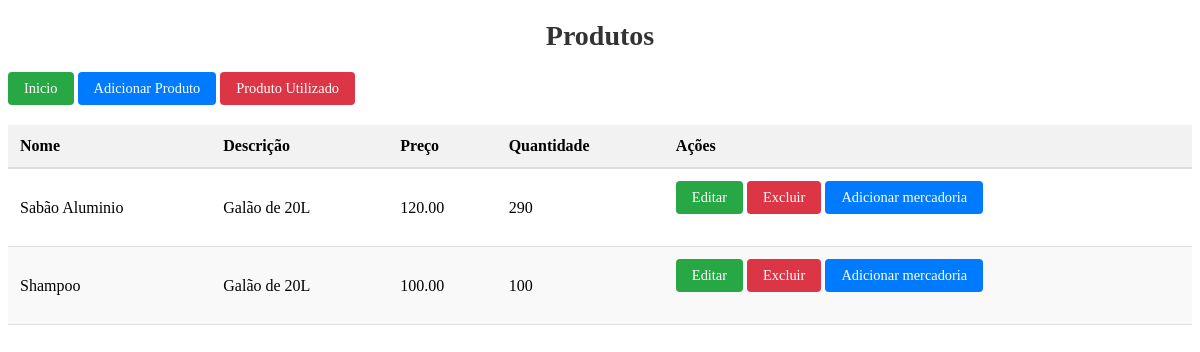
The app's page /produto/ (signed in), older data.
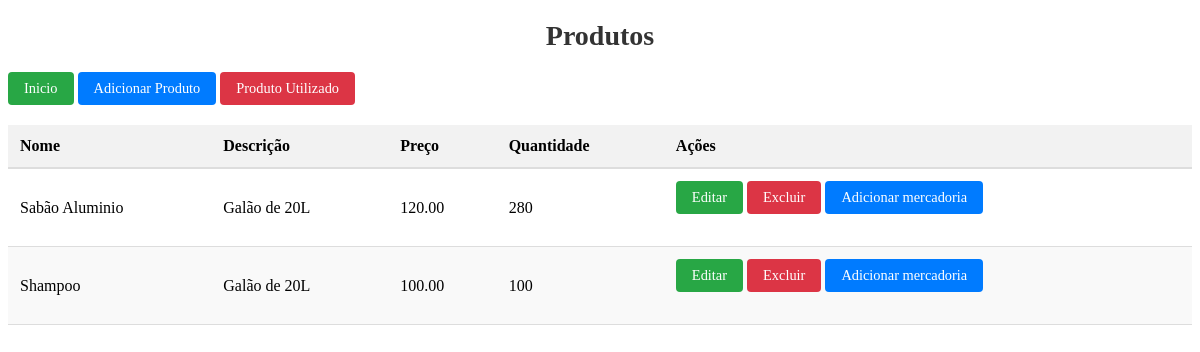
The same page, newer data.
### produto/models.py (models this page shows, shortened)
class Produto(models.Model):
    user = models.ForeignKey(User, on_delete=models.CASCADE, related_name='produtos')
    nome = models.CharField(max_length=100)
    descricao = models.TextField(blank=True)
    preco = models.DecimalField(max_digits=10, decimal_places=2)
    quantidade = models.PositiveIntegerField(default=0)

### produto/views.py (the view)
# urls.py: path('', views.listar_produto, name='listar_produto'),
@login_required
def listar_produto(request):
    produtos = Produto.objects.all()
    return render(request, 'listar_produto.html', {'produtos': produtos})

### produto/templates/listar_produto.html (shortened to what this page needs)
<!DOCTYPE html>
<html lang="en">
<head>
    {% load static %}
    <link rel="stylesheet" href="{% static 'css/listar_carro.css' %}">
</head>
<body>
    <h1>Produtos</h1>
    <a href="{% url 'plataforma' %}" class="btn-acao editar">Inicio</a>
    <a href="{% url 'adicionar_produto' %}" class="btn-acao aprovar">Adicionar Produto</a>
    <a href="{% url 'registrar_gasto_produto' %}" class="btn-acao excluir">Produto Utilizado</a>
    <table>
        <thead>
            <tr>
                <th>Nome</th>
                <th>Descrição</th>
                <th>Preço</th>
                <th>Quantidade</th>
                <th>Ações</th>
            </tr>
        </thead>
        <tbody>
            {% for produto in produtos %}
            <tr>
                <td>{{ produto.nome }}</td>
                <td>{{ produto.descricao }}</td>
                <td>{{ produto.preco }}</td>
                <td>{{ produto.quantidade }}</td>
                <td>
                    <a href="{% url 'editar_produto' produto.pk %}" class="btn-acao editar">Editar</a>
                    <a href="{% url 'excluir_produto' produto.pk %}" class="btn-acao excluir">Excluir</a>
                    <a href="{% url 'somar_produto' produto.pk %}" class="btn-acao aprovar">Adicionar mercadoria</a>
                </td>
            </tr>
            {% endfor %}
        </tbody>
    </table>
</body>
</html>

### carro/static/css/listar_carro.css (style rules this page uses)
h1 { text-align: center; font-size: 28px; margin-top: 20px; margin-bottom: 20px; color: #333; }
.btn-acao { display: inline-block; padding: 0.5rem 1rem; border: none; border-radius: 4px; font-size: 0.9rem; text-align: center; text-decoration: none; cursor: pointer; transition: background-color 0.3s ease, transform 0.2s ease; margin-bottom: 20px; }
.btn-acao.aprovar { background-color: #007bff; color: #fff; }
.btn-acao.editar { background-color: #28a745; color: #fff; }
.btn-acao.excluir { background-color: #dc3545; color: #fff; }
table { width: 100%; border-collapse: collapse; margin: 0 auto; font-size: 1rem; }
thead th { background-color: #f2f2f2; padding: 12px; text-align: left; border-bottom: 2px solid #ddd; font-weight: bold; }
tbody tr:nth-child(even) { background-color: #f9f9f9; }
td { padding: 12px; text-align: left; border-bottom: 1px solid #ddd; }

Row changes from the older to the newer data that the page shows:
changed Produto "Sabão Aluminio": quantidade "290" → "280"
